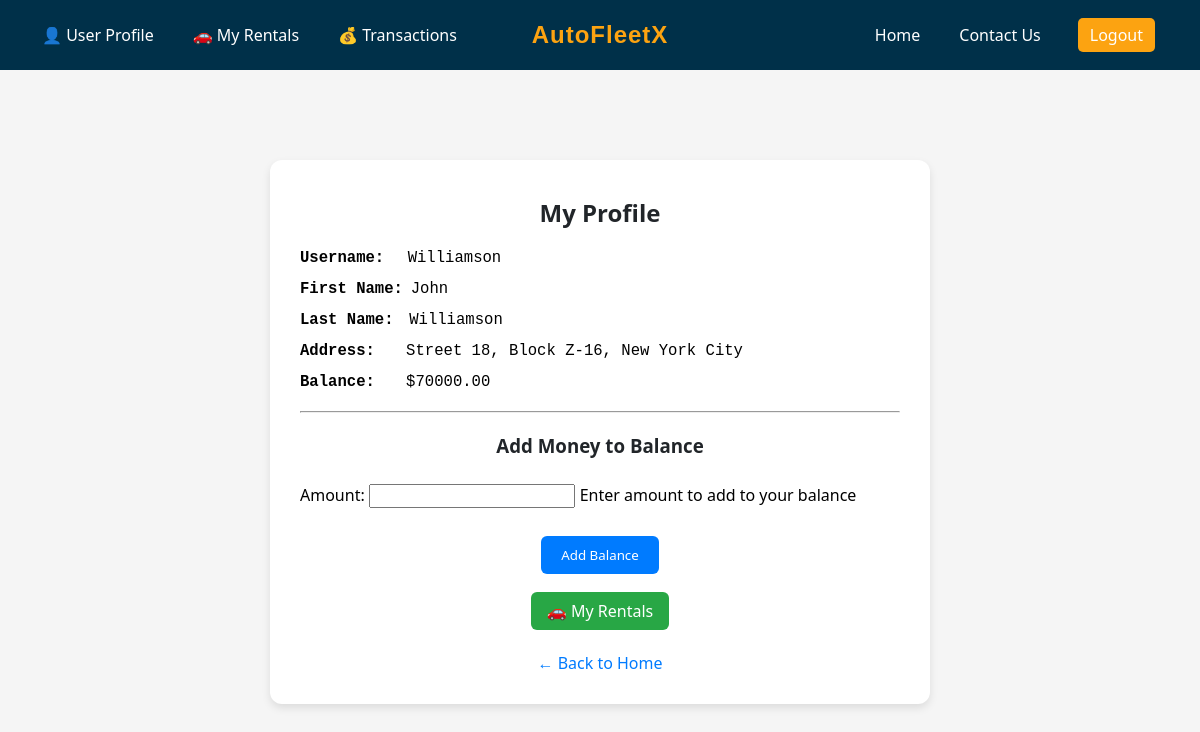
The app's page /profile/ (signed in) with its own data.
### main_app/models.py (models this page shows, shortened)
class CustomUser(AbstractUser):
    balance = models.DecimalField(
        max_digits=10,
        decimal_places=2,
        default=0.00,
        validators=[MinValueValidator(0.0)]
    )
    address = models.TextField(blank=True, null=True)

### main_app/views.py (the view)
# urls.py: path('profile/', views.profile_view, name='profile'),
@login_required
def profile_view(request):
    user = request.user
    if request.method == 'POST':
        form = AddBalanceForm(request.POST)
        if form.is_valid():
            amount = form.cleaned_data['amount']
            try:
                user.add_balance(amount)
                Transaction.objects.create(
                    user=user,
                    amount=amount,
                    transaction_type='ADD',
                    description='Added to wallet'
                )
                messages.success(request, f'${amount} added to your balance',extra_tags="amount-added-to-wallet")
                return redirect('profile')
            except ValueError as e:
                messages.error(request, str(e))
    else:
        form = AddBalanceForm()
    context = {
        'user': user,
        'form': form
    }
    return render(request, 'main_app/profile.html', context)

### main_app/forms.py
class AddBalanceForm(forms.Form):  # for profile_view (when user wants to add balance)
    amount = forms.DecimalField(
        max_digits=10,
        decimal_places=None,
        min_value=1,
        help_text='Enter amount to add to your balance'
    )

### main_app/templates/main_app/profile.html (shortened to what this page needs)
{% extends 'base.html' %}
{% block content %}
{% load static %}
<!DOCTYPE html>
<html lang="en">
<head>
    <link rel="stylesheet" href="{% static 'styles/style.css' %}">
</head>
<body style="background-color: #f5f5f5; font-family: Arial, sans-serif;">
    <div style="max-width: 600px; margin: 50px auto; background: #ffffff; padding: 30px; border-radius: 12px; box-shadow: 0 4px 8px rgba(0,0,0,0.1);">
        {% if user.is_superuser %}
                <h2 style="text-align: center; margin-bottom: 20px; color: #212529;">Admin Profile</h2>
        {% else %}
                <h2 style="text-align: center; margin-bottom: 20px; color: #212529;">My Profile</h2>
        {% endif %}
        <div style="margin-bottom: 20px;">
          {% if user.is_superuser %}
            <pre><big><strong>Admin   :</strong></big>   <big>{{ user.username }}</big></pre>
            <pre><big><strong>Balance :</strong></big>    <big>${{ user.balance }}</big></pre>
          {% else %}
            <pre><big><strong>Username:</strong></big>   <big>{{ user.username }}</big></pre>
            <pre><big><strong>First Name:</strong></big> <big>{{ user.first_name }}</big></pre>
            <pre><big><strong>Last Name:</strong></big>  <big>{{ user.last_name }}</big></pre>
            <pre><big><strong>Address:</strong></big>    <big>{{ user.address }}</big></pre>
            <pre><big><strong>Balance:</strong></big>    <big>${{ user.balance }}</big></pre>
          {% endif %}
        </div>
        <hr style="margin: 20px 0;">
        <h3 style="text-align: center; color: #212529;">Add Money to Balance</h3>
        <form method="POST" style="margin-top: 20px;">
            {{ form.as_p }}
            <div style="text-align: center;">
                <button type="submit" style="background-color: #007BFF; color: white; padding: 10px 20px; border: none; border-radius: 6px; cursor: pointer;">
                    Add Balance
                </button>
            </div>
        </form>
        {% if not user.is_superuser %}
            <div style="text-align: center; margin-top: 20px;">
                <a href="{% url 'rental_history' %}" style="background-color: #28a745; color: white; padding: 8px 16px; border-radius: 6px; text-decoration: none; font-weight: 500;">
                    🚗 My Rentals
                </a>
            </div>
        {% endif %}
        <div style="text-align: center; margin-top: 30px;">
            <a href="{% url 'home' %}" style="color: #007BFF; text-decoration: none;">&larr; Back to Home</a>
        </div>
    </div>
</body>
</html>
{% endblock %}

### static/styles/style.css (style rules this page uses)
body { margin: 0; padding: 0; }
body { background-color: #f5f5f5; font-family: 'Segoe UI', Tahoma, Geneva, Verdana, sans-serif; }
.car-details h3, .car-details p, label, input, button, h1, h2, h3, a, span { font-family: 'Segoe UI', Tahoma, Geneva, Verdana, sans-serif; margin: 6px 0; }

### templates/base.html (style rules this page uses)
body { margin: 0; font-family: 'Segoe UI', sans-serif; background-color: #f5f5f5; }

### records on screen
CustomUser: username "Williamson", first_name "John", last_name "Williamson", address "Street 18, Block Z-16, New York City", balance "70000.00"
